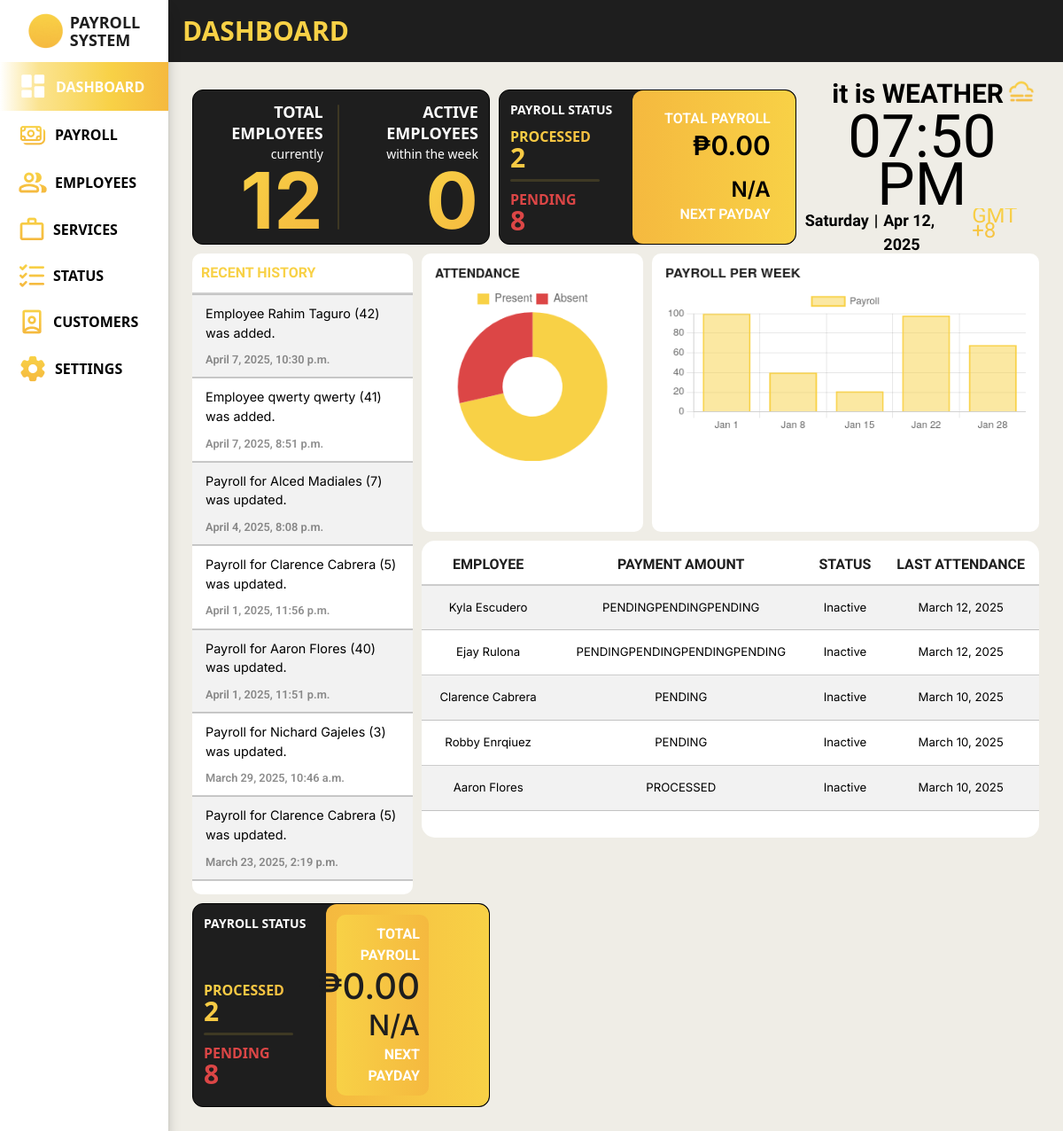
The app's page /payroll_system/dashboard/ (signed in), older data.
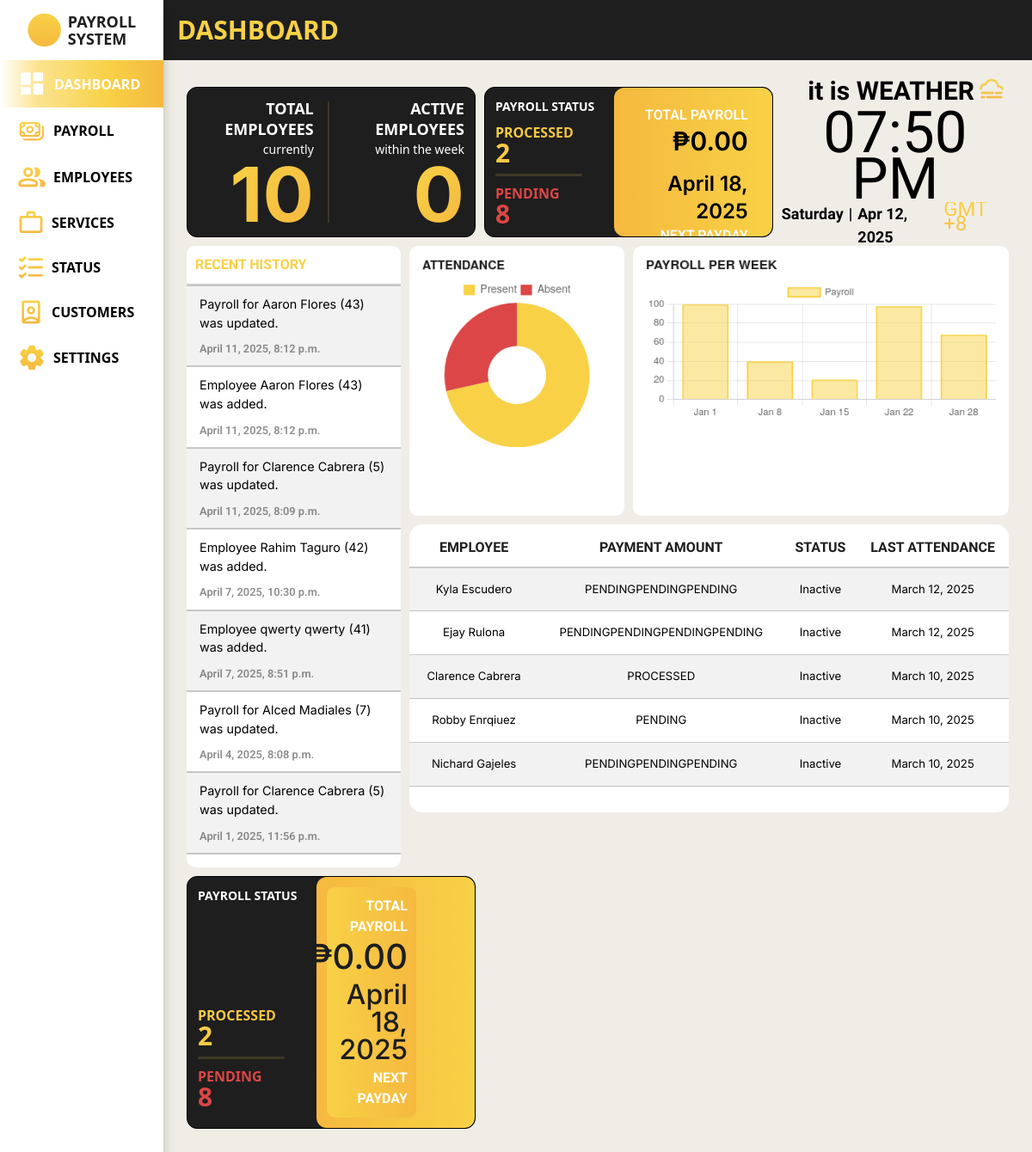
The same page, newer data.
### payroll_system/models.py (models this page shows, shortened)
class History(models.Model):
    history_id = models.AutoField(primary_key=True)
    description = models.CharField(max_length=255, null=False)
    date_time = models.DateTimeField(default=timezone.now, null=False)

class Employee(models.Model):
    class HighestEducation(models.TextChoices):
        GRADESCHOOL = 'Grade School', _('Grade School')
        HIGHSCHOOL = 'High School', _('High School')
        BACHELORS_DEGREE = 'Bachelor\'s Degree', _('Bachelor\'s Degree')
        VOCATIONAL_EDUCATION = 'Vocational Education', _('Vocational Education')
        MASTERS_DEGREE = 'Master\'s Degree', _('Master\'s Degree')
    class EmployeeStatus(models.TextChoices):
        FULLTIME = 'Full Time', _('Full Time')
        PARTTIME = 'Part Time', _('Part Time')
    class ActiveStatus(models.TextChoices):
        ACTIVE = 'Active', _('Active')
        INACTIVE = 'Inactive', _('Inactive')
    employee_id = models.AutoField(primary_key=True)
    first_name = models.CharField(max_length=100, null=False)
    middle_name = models.CharField(max_length=100, null=True, blank=True)
    last_name = models.CharField(max_length=100, null=False)
    gender = models.CharField(max_length=6, choices=Gender.choices, null=False)
    date_of_birth = models.DateField(null=True)
    contact_number = models.CharField(max_length=15, null=True)
    emergency_contact = models.CharField(max_length=15, null=True)
    region = models.CharField(max_length=255, null=False, default='')
    province = models.CharField(max_length=255, null=False, default='')
    municipality = models.CharField(max_length=255, null=False, default='')
    barangay = models.CharField(max_length=255, null=False, default='')
    highest_education = models.CharField(max_length=20, choices=HighestEducation.choices, null=True)
    work_experience = models.CharField(max_length=2083, null=True, blank=True)
    date_of_employment = models.DateField(default=timezone.now)
    days_worked = models.IntegerField(default=0, null=False)
    employee_status = models.CharField(max_length=9, choices=EmployeeStatus.choices, null=True)
    active_status = models.CharField(max_length=8, choices=ActiveStatus.choices, default=ActiveStatus.ACTIVE)
    absences = models.IntegerField(default=0, null=False)
    employee_image = models.ImageField(null=True, blank=True, upload_to='images/')

### payroll_system/views.py (the view)
# urls.py: path('dashboard/', views.dashboard, name='dashboard'),
@login_required
def dashboard(request):
    latest_attendance_subquery = (
        Attendance.objects
        .filter(employee_id_fk=OuterRef('pk'))
        .order_by('-date')
        .values('date')[:1]
    )
    latest_payroll_subquery = (
        Payroll.objects
        .filter(employee_id_fk=OuterRef('pk'))
        .order_by('-payment_date')
        .values('rate')[:1]
    )
    total_employees = Employee.objects.count()
    today = now().date()
    start_of_week = today - timedelta(days=today.weekday())  # Get Monday of current week
    end_of_week = start_of_week + timedelta(days=6)  # Get Sunday of current week
    active_employees_per_day = (
        Attendance.objects.filter(date__range=[start_of_week, end_of_week])
        .values('date')
        .annotate(active_count=Count('employee_id_fk', distinct=True))
    )
    total_active_counts = sum(day['active_count'] for day in active_employees_per_day)
    days_counted = len(active_employees_per_day) or 1  # Avoid division by zero
    avg_active_employees = total_active_counts / days_counted
    latest_payroll_subquery = (
    Payroll.objects.filter(employee_id_fk=OuterRef('pk'))
    .order_by('-payment_date')
    .values('payroll_status')[:1]
    )
    employees_with_latest_payroll = Employee.objects.annotate(
    latest_payroll_status=Subquery(latest_payroll_subquery)
    )
    processed_payroll_count = employees_with_latest_payroll.filter(latest_payroll_status='PROCESSED').count()
    pending_payroll_count = employees_with_latest_payroll.filter(latest_payroll_status='PENDING').count()
    total_payroll = Payroll.objects.filter(payroll_status='PROCESSED').aggregate(Sum('salary'))['salary__sum']
    if total_payroll is None:
        total_payroll = "No total payroll yet"
    today = now().date()
    next_payday = Payroll.objects.filter(payment_date__gt=today).aggregate(Min('payment_date'))['payment_date__min']
    recent_employees = (
        Employee.objects
        .annotate(
            latest_attendance_date=Subquery(latest_attendance_subquery),
            latest_payroll=Subquery(latest_payroll_subquery)
        )
        .order_by('-latest_attendance_date', 'last_name')[:5] # Order by most recent attendance date
    )
    histories = History.objects.order_by('-date_time')[:7]
    for employee in recent_employees:
        employee.total_payment = (employee.latest_payroll or 0) * employee.attendances.count()
    context = {
        'histories': histories,
        'employees': recent_employees,
        'total_employees': total_employees,
        'avg_active_employees': round(avg_active_employees),
        'processed_payroll_count': processed_payroll_count,
        'pending_payroll_count': pending_payroll_count,
        'total_payroll': total_payroll,
        'next_payday': next_payday,
    }
    return render(request, 'payroll_system/dashboard.html', context)

### payroll_system/templates/payroll_system/dashboard.html (shortened to what the changed rows need)
{% load static %}
<!DOCTYPE html>
<html lang="en">
<head>
    <link rel="stylesheet" href="{% static 'css/template_new.css' %}">
    <link rel="stylesheet" href="{% static 'css/dashboard.css' %}">
    <script src="https://cdn.jsdelivr.net/npm/@tailwindcss/browser@4"></script>
</head>
<body class="bg-[#EFEDE6]">
    <div class="h-dvh w-full grid grid-cols-[80px_1fr] md:grid-cols-[190px_1fr] grid-rows-[70px_1fr] z-25">
        <div class="bg-[#1E1E1E] flex justify-start items-center px-4">
            <h1 class="text-[#f8d146] font-[League Spartan] text-3xl font-bold ">DASHBOARD</h1>
        </div>
        <div class="size-full py-4 px-3" id="thing">
            <div class="container">
                <div class="order-1 lg:order-1 border border-black col-span-5 lg:col-span-4 p-3 bg-[#1E1E1E] rounded-xl flex justify-evenly items-center" id="emp">
                    <div class="h-full flex flex-col justify-center items-center" id="ttl_emp">
                        <div class="h-full flex flex-col justify-around items-end" id="content">
                            <div class="text-[5.5rem]/20 font-bold font-[Inter]" id="amount">
                                <p class="">{{ total_employees }}</p>
                            </div>
                        </div>
                    </div>
                </div>
                <div class="order-3 lg:order-2 border border-black col-span-5 lg:col-span-4 bg-[#1E1E1E] rounded-xl flex items-center overflow-hidden" id="payroll-status">
                    <div class="w-[45%] h-full p-3 flex flex-col justify-between" id="processed-pending">
                        <div class="flex flex-col items-start" id="content">
                            <div class="my-[10px]" id="processed">
                                <h2 class="text-sm/5 lg:text-base/5 font-bold">PROCESSED</h2>
                            </div>
                            <div class="my-[10px]" id="pending">
                                <h2 class="text-sm/5 lg:text-base/5 font-bold">PENDING</h2>
                            </div>
                        </div>
                    </div>
                    <div class="w-[55%] h-full p-3 rounded-xl " id="payroll-info">
                        <div class="flex flex-col justify-evenly items-end" id="content2">
                            <div class="h-fit my-2 mx-4 flex flex-col items-end" id="total_payroll">
                                <h1 class="font-[Inter] font-semibold text-3xl text-right">{% if total_payroll == "No total payroll yet" %} No total payroll yet {% else %} ₱{{ total_payroll|floatformat:2 }} {% endif %}</h1>
                            </div>
                            <div class="h-fit my-2 mx-4 flex flex-col items-end" id="next_payday">
                                <h1 class="font-[Inter] font-semibold text-2xl text-right">{{ next_payday|default:"N/A" }}</h1>
                                <p class="font-[Roboto] font-semibold text-right text-white">NEXT PAYDAY</p>
                            </div>
                        </div>
                    </div>
                </div>
                <div class="order-3 lg:order-2 border border-black col-span-5 lg:col-span-4 bg-[#1E1E1E] rounded-xl flex items-center overflow-hidden" id="payroll-status">
                    <div class="w-[45%] h-full p-3 flex flex-col justify-between" id="processed-pending">
                        <div class="flex flex-col items-start" id="content">
                            <div class="my-[10px]" id="processed">
                                <h2 class="text-sm/5 lg:text-base/5 font-bold">PROCESSED</h2>
                            </div>
                            <div class="my-[10px]" id="pending">
                                <h2 class="text-sm/5 lg:text-base/5 font-bold">PENDING</h2>
                            </div>
                        </div>
                    </div>
                    <div class="w-[55%] h-full p-3 rounded-xl " id="payroll-info">
                        <div class="content2">
                            <div class="total_payroll">
                                <h1>{% if total_payroll == "No total payroll yet" %} No total payroll yet {% else %} ₱{{ total_payroll|floatformat:2 }} {% endif %}</h1>
                            </div>
                            <div class="next_payday">
                                <h1>{{ next_payday|default:"N/A" }}</h1>
                                <p>NEXT PAYDAY</p>
                            </div>
                        </div>
                    </div>
                </div>
                <div class="time">
                    <div class="top_content">
                        <div class="number_time"><h1 id="philippines-time"></h1></div>
                    </div>
                    <div class="bottom_content">
                        <h1>GMT +8</h1>
                    </div>
                </div>
                <div class="table">
                    <table class="table-1">
                        <th style="font-weight: bold;">RECENT HISTORY</th>
                        {% for history in histories %}
                        <tr>
                            <td>
                                <p class="history">{{ history.description }}</p>
                                <p class="history_time">{{ history.date_time }}</p>
                            </td>
                        </tr>
                        {% empty %}
                        <tr>
                            <td>
                                <p>No logs found.</p>
                            </td>
                        </tr>
                        {% endfor %}
                    </table>
                </div>
                <script>
                    const donutChart = document.getElementById('donut');
                    const donutLabels = ["Present", "Absent"];
                    const donutData = [100, 40];
                    const donutColor = ["#F8D146","#DC4646"];
                    const attendance = new Chart(donutChart, {
                        type: "doughnut",
                        data: {
                            labels: donutLabels,
                            datasets: [{
                                backgroundColor: donutColor,
                                data: donutData,
                                borderWidth: 0
                            }],
                        },
                        options: {
                            responsive: true,
                            cutout: "40%",
                            layout: {
                                padding: 0
                            },
                            plugins: {
                                legend: {
                                    labels: {
                                        boxWidth: 15,
                                        padding: 5,
                                        font: {
                                            size: 14
                                        }
                                    }
                                },
                                title: {
                                    display: true,
                                    text: "ATTENDANCE",
                                    color: "#1E1E1E",
                                    align: 'start',
                                    padding: {
                                        top: 0,
                                        bottom: 10
                                    },
                                    font: {
                                        size: 16
                                    }
                                }
                            }
                        }
                    });
                </script>
                <script>
                    const barChart = document.getElementById('bar');
                    const barLabels = ["Jan 1", "Jan 8", "Jan 15", "Jan 22", "Jan 28"];
                    const barData = [100, 40, 21, 98, 68];
                    const barColor = ["#F8D14680"];
                    const payroll_chart = new Chart(barChart, {
                        type: "bar",
                        data: {
                            labels: barLabels,
                            datasets: [{
                                label: "Payroll",
                                backgroundColor: barColor,
                                borderColor: ["#F8D146"],
                                data: barData,
                                borderWidth: 2
                            }],
                        },
                        options: {
                            responsive: true,
                            layout: {
                                padding: 0
                            },
                            plugins: {
                                title: {
                                    display: true,
                                    text: "PAYROLL PER WEEK",
                                    color: "#1E1E1E",
                                    align: 'start',
                                    padding: {
                                        top: 0,
                                        bottom: 10
                                    },
                                    font: {
                                        size: 16
                                    }
                                }
                            }
                        }
                    });
                </script>
                <div class="table2">
                    <table class="table-2">
                        <th style="color: #1E1E1E;">EMPLOYEE</th>
                        <th style="color: #1E1E1E;">PAYMENT AMOUNT</th>
                        <th style="color: #1E1E1E;">STATUS</th>
                        <th style="color: #1E1E1E;">LAST ATTENDANCE</th>
                        {% for employee in employees %}
                        <tr>
                            <td>{{ employee.first_name }} {{ employee.last_name }}</td>
                            <td>{{ employee.total_payment }}</td>
                            <td>
                                {% if employee.active_status == "Active" %}
                                    Active
                                {% else %}
                                    Inactive
                                {% endif %}
                            </td>
                            <td>
                                {% if employee.latest_attendance_date %}
                                        {{ employee.latest_attendance_date }}
                                {% else %}
                                    No Attendance Data
                                {% endif %}
                            </td>
                        </tr>
                        {% empty %}
                        <tr>
                            <td colspan="4">No employees found.</td>
                        </tr>
                        {% endfor %}
                    </table>
                </div>
            </div>
        </div>
    </div>
</body>
</html>

Row changes from the older to the newer data that the page shows:
no longer on this page (row unchanged): History: description "Payroll for Aaron Flores (40) was updated.", date_time "April 1, 2025, 11:51 p.m."
no longer on this page (row unchanged): History: description "Payroll for Nichard Gajeles (3) was updated.", date_time "March 29, 2025, 10:46 a.m."
no longer on this page (row unchanged): History: description "Payroll for Clarence Cabrera (5) was updated.", date_time "March 23, 2025, 2:19 p.m."
removed Employee: first_name "Aaron", last_name "Flores", total_payment "PROCESSED", active_status "Inactive", latest_attendance_date "March 10, 2025"
added History: description "Payroll for Aaron Flores (43) was updated.", date_time "April 11, 2025, 8:12 p.m."
added History: description "Employee Aaron Flores (43) was added.", date_time "April 11, 2025, 8:12 p.m."
added History: description "Payroll for Clarence Cabrera (5) was updated.", date_time "April 11, 2025, 8:09 p.m."
computed for Employee "Clarence": total_payment "PENDING" → "PROCESSED"
now on this page (row unchanged): Employee: first_name "Nichard", last_name "Gajeles", total_payment "PENDINGPENDINGPENDING", active_status "Inactive", latest_attendance_date "March 10, 2025"
Text that changed along with them:
{{ total_employees }}: "12" → "10"
{{ next_payday|default:"N/A" }}: "N/A" → "April 18, 2025"
